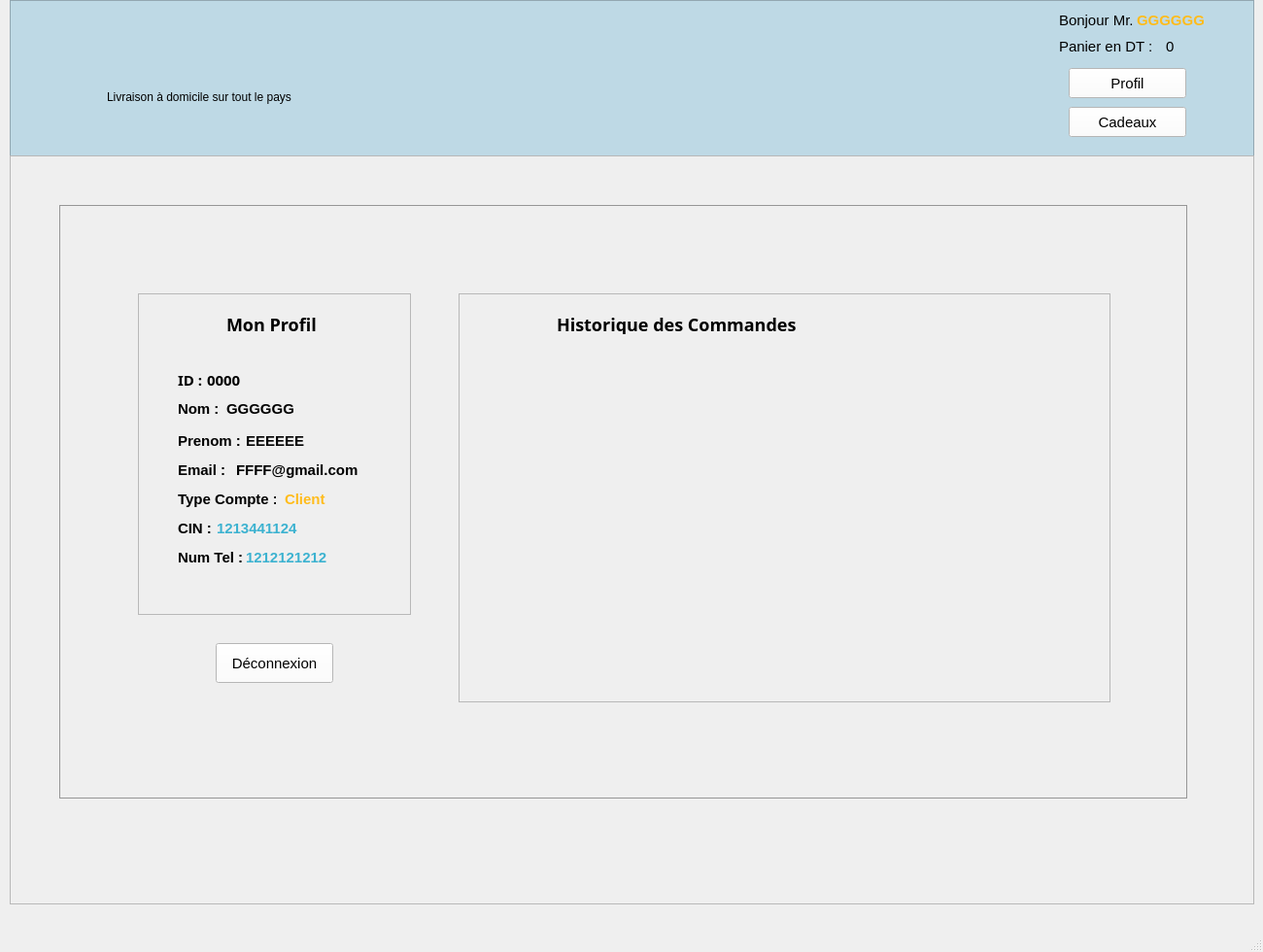
<?xml version="1.0" encoding="UTF-8"?>
<ui version="4.0">
 <class>client</class>
 <widget class="QMainWindow" name="client">
  <property name="geometry">
   <rect>
    <x>0</x>
    <y>0</y>
    <width>1300</width>
    <height>980</height>
   </rect>
  </property>
  <property name="windowTitle">
   <string>MainWindow</string>
  </property>
  <property name="styleSheet">
   <string notr="true">*{
font-family: 'Montserrat', sans-serif !important;  
font-size : 15px ;
}

#frame {
background: #BED9E5 ; 
}

#navbar_livraison {

font-size : 12px ; 
}

QPushButton {
background : #FFFFFF ; 
box-shadow:  0  0 30px white ;
transition: all 0.4s ;
}

QPushButton:hover {
background : #45A4CD ; 
}

#navbar_login {
background : #358612  ; 
color: white   ; 
}
#navbar_login:hover{
background : #A8D5B1   ; 
color: black   ; 
}
#navbar_signup {
background : #2B5F14  !important ; 
color: white !important ; 
}
#navbar_signup:hover {
background : #A8D5B1   ; 
color: black   ; 
}

#label_email{
font-size : 17px ; 
}
#label_password{
font-size : 17px ; 
}
#groupBox{
font-size : 19px ; 
color : #377DAC ; 
font-weight : bold ; 
}</string>
  </property>
  <widget class="QWidget" name="centralwidget">
   <widget class="QFrame" name="frame">
    <property name="geometry">
     <rect>
      <x>10</x>
      <y>0</y>
      <width>1281</width>
      <height>161</height>
     </rect>
    </property>
    <property name="frameShape">
     <enum>QFrame::StyledPanel</enum>
    </property>
    <property name="frameShadow">
     <enum>QFrame::Raised</enum>
    </property>
    <widget class="QLabel" name="logopic1">
     <property name="geometry">
      <rect>
       <x>10</x>
       <y>0</y>
       <width>311</width>
       <height>111</height>
      </rect>
     </property>
     <property name="text">
      <string/>
     </property>
    </widget>
    <widget class="QLabel" name="navbar_livraison">
     <property name="geometry">
      <rect>
       <x>100</x>
       <y>90</y>
       <width>241</width>
       <height>20</height>
      </rect>
     </property>
     <property name="text">
      <string>Livraison à domicile sur tout le pays</string>
     </property>
    </widget>
    <widget class="QPushButton" name="navbar_Accueil">
     <property name="geometry">
      <rect>
       <x>1090</x>
       <y>110</y>
       <width>121</width>
       <height>31</height>
      </rect>
     </property>
     <property name="text">
      <string>Cadeaux</string>
     </property>
    </widget>
    <widget class="QLabel" name="navbar_card">
     <property name="geometry">
      <rect>
       <x>1000</x>
       <y>10</y>
       <width>71</width>
       <height>51</height>
      </rect>
     </property>
     <property name="text">
      <string/>
     </property>
    </widget>
    <widget class="QLabel" name="label">
     <property name="geometry">
      <rect>
       <x>1080</x>
       <y>10</y>
       <width>81</width>
       <height>21</height>
      </rect>
     </property>
     <property name="text">
      <string>Bonjour Mr.</string>
     </property>
    </widget>
    <widget class="QLabel" name="nom_agent">
     <property name="geometry">
      <rect>
       <x>1160</x>
       <y>10</y>
       <width>81</width>
       <height>21</height>
      </rect>
     </property>
     <property name="styleSheet">
      <string notr="true">#nom_agent {
color : #FFBC1C ; 
font-weight : bold ; 

}</string>
     </property>
     <property name="text">
      <string>GGGGGG</string>
     </property>
    </widget>
    <widget class="QPushButton" name="navbar_Sant_2">
     <property name="geometry">
      <rect>
       <x>1090</x>
       <y>70</y>
       <width>121</width>
       <height>31</height>
      </rect>
     </property>
     <property name="text">
      <string>Profil</string>
     </property>
    </widget>
    <widget class="QLabel" name="label_3">
     <property name="geometry">
      <rect>
       <x>1080</x>
       <y>40</y>
       <width>101</width>
       <height>16</height>
      </rect>
     </property>
     <property name="text">
      <string>Panier en DT : </string>
     </property>
    </widget>
    <widget class="QLabel" name="total_panier">
     <property name="geometry">
      <rect>
       <x>1190</x>
       <y>40</y>
       <width>56</width>
       <height>16</height>
      </rect>
     </property>
     <property name="text">
      <string>0</string>
     </property>
    </widget>
   </widget>
   <widget class="QScrollArea" name="scrollArea">
    <property name="geometry">
     <rect>
      <x>10</x>
      <y>160</y>
      <width>1281</width>
      <height>771</height>
     </rect>
    </property>
    <property name="widgetResizable">
     <bool>true</bool>
    </property>
    <widget class="QWidget" name="scrollAreaWidgetContents">
     <property name="geometry">
      <rect>
       <x>0</x>
       <y>0</y>
       <width>1279</width>
       <height>769</height>
      </rect>
     </property>
     <widget class="QStackedWidget" name="stackedWidget">
      <property name="geometry">
       <rect>
        <x>0</x>
        <y>0</y>
        <width>1281</width>
        <height>771</height>
       </rect>
      </property>
      <widget class="QWidget" name="client_profil">
       <widget class="QScrollArea" name="scrollArea_3">
        <property name="geometry">
         <rect>
          <x>50</x>
          <y>50</y>
          <width>1161</width>
          <height>611</height>
         </rect>
        </property>
        <property name="styleSheet">
         <string notr="true">#scrollArea_3 {
background : #C3C3C3 !important ; 
}</string>
        </property>
        <property name="widgetResizable">
         <bool>true</bool>
        </property>
        <widget class="QWidget" name="scrollAreaWidgetContents_3">
         <property name="geometry">
          <rect>
           <x>0</x>
           <y>0</y>
           <width>1159</width>
           <height>609</height>
          </rect>
         </property>
         <widget class="QScrollArea" name="scrollArea_4">
          <property name="geometry">
           <rect>
            <x>80</x>
            <y>90</y>
            <width>281</width>
            <height>331</height>
           </rect>
          </property>
          <property name="styleSheet">
           <string notr="true">QLabel{
font-size : 15px ; 
font-weight : bold ; 
}

#monprofil_agent {
font-size : 18px ; 

}
#profil_typeclient {
color : #FFBC1C ; 
}
#label_58,#label_54 {
color : #3CB2D0 ; 
}

#button_deconnecter {
background : #7BE489 ; 
}
#button_deconnecter:hover {
background : #B3E9BA ; 
}</string>
          </property>
          <property name="widgetResizable">
           <bool>true</bool>
          </property>
          <widget class="QWidget" name="scrollAreaWidgetContents_4">
           <property name="geometry">
            <rect>
             <x>0</x>
             <y>0</y>
             <width>279</width>
             <height>329</height>
            </rect>
           </property>
           <widget class="QLabel" name="label_5">
            <property name="geometry">
             <rect>
              <x>40</x>
              <y>80</y>
              <width>31</width>
              <height>16</height>
             </rect>
            </property>
            <property name="font">
             <font>
              <family>Montserrat</family>
              <pointsize>-1</pointsize>
              <weight>75</weight>
              <bold>true</bold>
             </font>
            </property>
            <property name="text">
             <string>ID : </string>
            </property>
           </widget>
           <widget class="QLabel" name="label_47">
            <property name="geometry">
             <rect>
              <x>40</x>
              <y>110</y>
              <width>51</width>
              <height>16</height>
             </rect>
            </property>
            <property name="text">
             <string>Nom : </string>
            </property>
           </widget>
           <widget class="QLabel" name="label_48">
            <property name="geometry">
             <rect>
              <x>40</x>
              <y>140</y>
              <width>71</width>
              <height>21</height>
             </rect>
            </property>
            <property name="text">
             <string>Prenom : </string>
            </property>
           </widget>
           <widget class="QLabel" name="label_49">
            <property name="geometry">
             <rect>
              <x>40</x>
              <y>170</y>
              <width>61</width>
              <height>21</height>
             </rect>
            </property>
            <property name="text">
             <string>Email : </string>
            </property>
           </widget>
           <widget class="QLabel" name="label_50">
            <property name="geometry">
             <rect>
              <x>40</x>
              <y>200</y>
              <width>101</width>
              <height>21</height>
             </rect>
            </property>
            <property name="text">
             <string>Type Compte : </string>
            </property>
           </widget>
           <widget class="QLabel" name="label_51">
            <property name="geometry">
             <rect>
              <x>40</x>
              <y>230</y>
              <width>41</width>
              <height>21</height>
             </rect>
            </property>
            <property name="text">
             <string>CIN :</string>
            </property>
           </widget>
           <widget class="QLabel" name="label_52">
            <property name="geometry">
             <rect>
              <x>40</x>
              <y>260</y>
              <width>71</width>
              <height>21</height>
             </rect>
            </property>
            <property name="text">
             <string>Num Tel :</string>
            </property>
           </widget>
           <widget class="QLabel" name="monprofil_agent">
            <property name="geometry">
             <rect>
              <x>90</x>
              <y>20</y>
              <width>111</width>
              <height>21</height>
             </rect>
            </property>
            <property name="font">
             <font>
              <family>Montserrat</family>
              <pointsize>-1</pointsize>
              <weight>75</weight>
              <bold>true</bold>
             </font>
            </property>
            <property name="text">
             <string>Mon Profil</string>
            </property>
           </widget>
           <widget class="QLabel" name="label_53">
            <property name="geometry">
             <rect>
              <x>100</x>
              <y>170</y>
              <width>131</width>
              <height>21</height>
             </rect>
            </property>
            <property name="text">
             <string>FFFF@gmail.com</string>
            </property>
           </widget>
           <widget class="QLabel" name="label_54">
            <property name="geometry">
             <rect>
              <x>110</x>
              <y>260</y>
              <width>101</width>
              <height>21</height>
             </rect>
            </property>
            <property name="text">
             <string>1212121212</string>
            </property>
           </widget>
           <widget class="QLabel" name="label_55">
            <property name="geometry">
             <rect>
              <x>90</x>
              <y>110</y>
              <width>91</width>
              <height>16</height>
             </rect>
            </property>
            <property name="text">
             <string>GGGGGG</string>
            </property>
           </widget>
           <widget class="QLabel" name="label_56">
            <property name="geometry">
             <rect>
              <x>110</x>
              <y>140</y>
              <width>71</width>
              <height>21</height>
             </rect>
            </property>
            <property name="text">
             <string>EEEEEE</string>
            </property>
           </widget>
           <widget class="QLabel" name="label_57">
            <property name="geometry">
             <rect>
              <x>70</x>
              <y>80</y>
              <width>41</width>
              <height>16</height>
             </rect>
            </property>
            <property name="font">
             <font>
              <family>Montserrat</family>
              <pointsize>-1</pointsize>
              <weight>75</weight>
              <bold>true</bold>
             </font>
            </property>
            <property name="text">
             <string>0000</string>
            </property>
           </widget>
           <widget class="QLabel" name="label_58">
            <property name="geometry">
             <rect>
              <x>80</x>
              <y>230</y>
              <width>121</width>
              <height>21</height>
             </rect>
            </property>
            <property name="text">
             <string>1213441124</string>
            </property>
           </widget>
           <widget class="QLabel" name="profil_typeclient">
            <property name="geometry">
             <rect>
              <x>150</x>
              <y>200</y>
              <width>101</width>
              <height>21</height>
             </rect>
            </property>
            <property name="text">
             <string>Client</string>
            </property>
           </widget>
          </widget>
         </widget>
         <widget class="QScrollArea" name="scrollArea_5">
          <property name="geometry">
           <rect>
            <x>410</x>
            <y>90</y>
            <width>671</width>
            <height>421</height>
           </rect>
          </property>
          <property name="styleSheet">
           <string notr="true">QLabel{
font-size : 15px ; 
font-weight : bold ; 
}

#monprofil_agent_2 {
font-size : 18px ; 

}
#profil_typeagent {
color : red ; 
}
#label_58,#label_54 {
color : #3CB2D0 ; 
}

#button_deconnecter {
background : #7BE489 ; 
}
#button_deconnecter:hover {
background : #B3E9BA ; 
}</string>
          </property>
          <property name="widgetResizable">
           <bool>true</bool>
          </property>
          <widget class="QWidget" name="scrollAreaWidgetContents_5">
           <property name="geometry">
            <rect>
             <x>0</x>
             <y>0</y>
             <width>669</width>
             <height>419</height>
            </rect>
           </property>
           <widget class="QLabel" name="monprofil_agent_2">
            <property name="geometry">
             <rect>
              <x>100</x>
              <y>20</y>
              <width>311</width>
              <height>21</height>
             </rect>
            </property>
            <property name="font">
             <font>
              <family>Montserrat</family>
              <pointsize>-1</pointsize>
              <weight>75</weight>
              <bold>true</bold>
             </font>
            </property>
            <property name="text">
             <string>Historique des Commandes</string>
            </property>
           </widget>
          </widget>
         </widget>
         <widget class="QPushButton" name="button_deconnecter">
          <property name="geometry">
           <rect>
            <x>160</x>
            <y>450</y>
            <width>121</width>
            <height>41</height>
           </rect>
          </property>
          <property name="text">
           <string>Déconnexion</string>
          </property>
         </widget>
        </widget>
       </widget>
      </widget>
      <widget class="QWidget" name="page_2"/>
     </widget>
    </widget>
   </widget>
  </widget>
  <widget class="QMenuBar" name="menubar">
   <property name="geometry">
    <rect>
     <x>0</x>
     <y>0</y>
     <width>1300</width>
     <height>23</height>
    </rect>
   </property>
  </widget>
  <widget class="QStatusBar" name="statusbar"/>
 </widget>
 <resources/>
 <connections/>
</ui>
